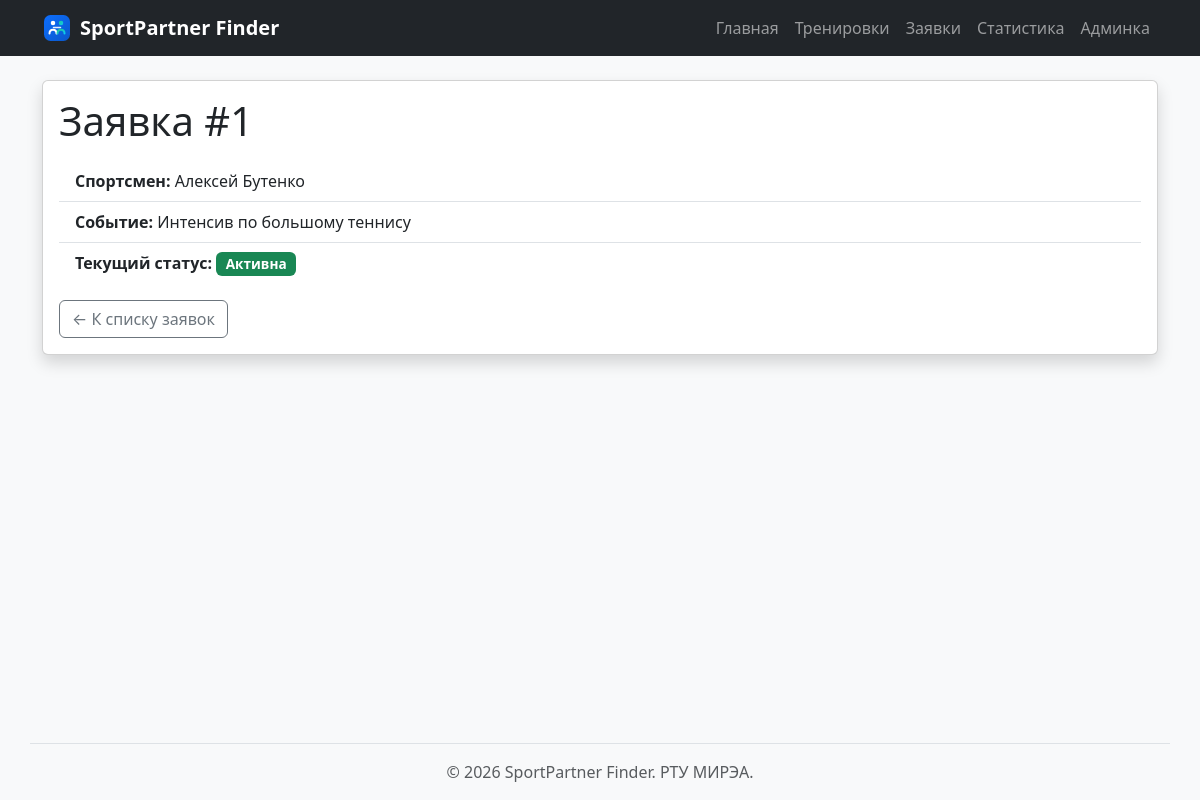
Screenshot of /requests/1/ with the database file from the repository.
### requests/models.py (models this page shows, shortened)
class Request(models.Model):
    athlete = models.ForeignKey(
        Athlete,
        on_delete=models.PROTECT,
        related_name="requests",
        verbose_name="Спортсмен",
    )
    event = models.ForeignKey(
        Event,
        on_delete=models.PROTECT,
        related_name="requests",
        verbose_name="Тренировка",
    )
    status = models.CharField(
        max_length=50,
        default="active",
        verbose_name="Статус заявки",
    )
    is_cancelled = models.BooleanField(
        default=False,
        verbose_name="Заявка отменена",
    )
    objects = RequestManager()
    class Meta:
        ordering = ["pk"]
        verbose_name = "Заявка"
        verbose_name_plural = "Заявки"

### requests/views.py (the view)
# urls.py: path("<int:request_id>/", views.request_detail, name="detail"),
def request_detail(request, request_id):
    req_item = get_object_or_404(
        Request.objects.select_related("athlete", "event").annotate(
            athlete_name=F("athlete__name"),
            event_title=F("event__title"),
        ),
        pk=request_id,
    )
    return render(request, "requests/request_detail.html", {"req": req_item})

### requests/templates/requests/request_detail.html (shortened to what this page needs)
{% extends "base.html" %}
{% block content %}
{% if req %}
<div class="card shadow">
    <div class="card-body">
        <h1 class="card-title">Заявка #{{ req.id }}</h1>
        <ul class="list-group list-group-flush my-3">
            <li class="list-group-item"><strong>Спортсмен:</strong> {{ req.athlete_name }}</li>
            <li class="list-group-item"><strong>Событие:</strong> {{ req.event_title }}</li>
            <li class="list-group-item"><strong>Текущий статус:</strong> {% include "requests/includes/request_status.html" %}</li>
        </ul>
        <a href="{% url 'requests:list' %}" class="btn btn-outline-secondary">← К списку заявок</a>
    </div>
</div>
{% else %}
<div class="alert alert-danger">
    <h2>Заявка не найдена</h2>
    <p>Заявка с указанным идентификатором отсутствует в системе.</p>
    <a href="{% url 'requests:list' %}" class="btn btn-secondary">Вернуться к списку</a>
</div>
{% endif %}
{% endblock %}

### homepage/static/homepage/css/style.css (style rules this page uses)
body { background-color: #f8f9fa; font-family: system-ui, -apple-system, sans-serif; }

### rows the page displays
Request: id "1", athlete_name "Алексей Бутенко", event_title "Интенсив по большому теннису"
